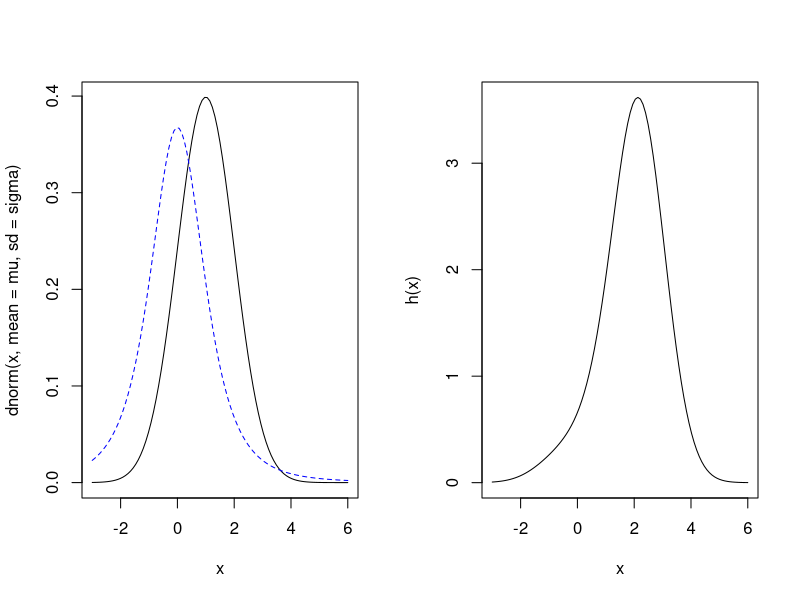
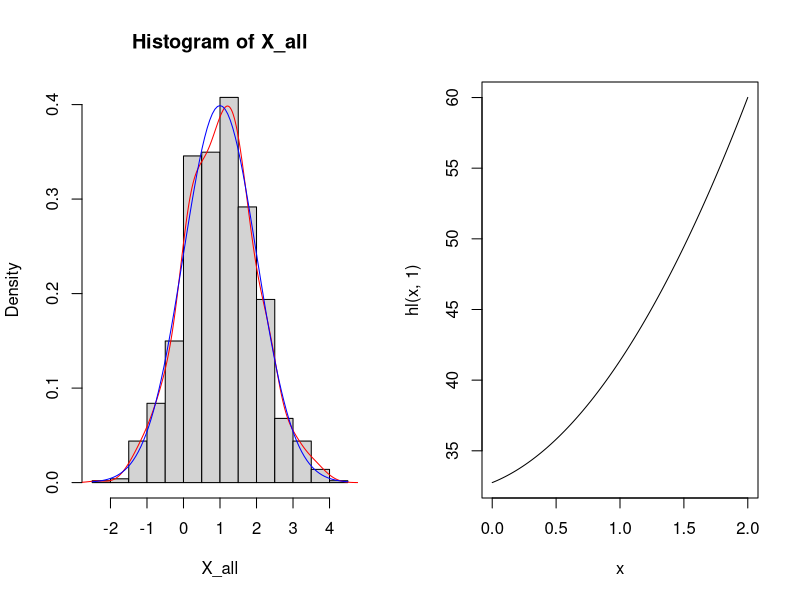
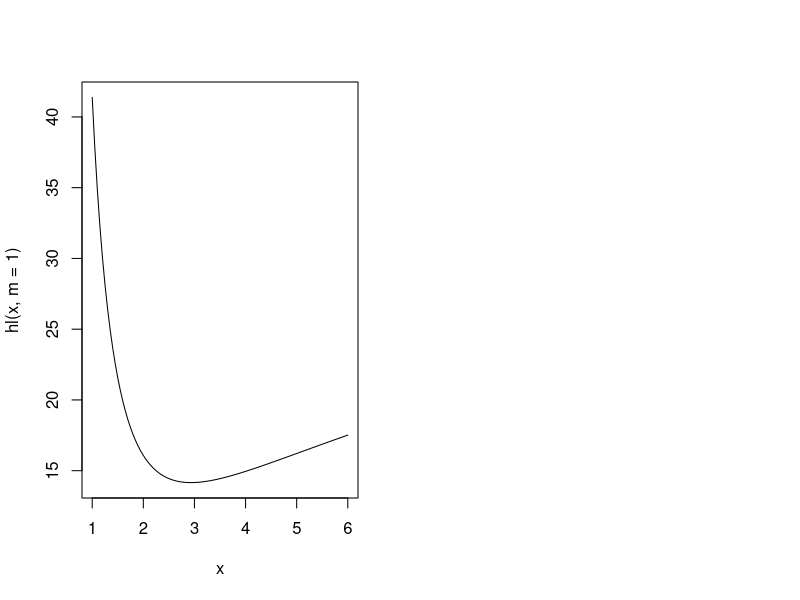
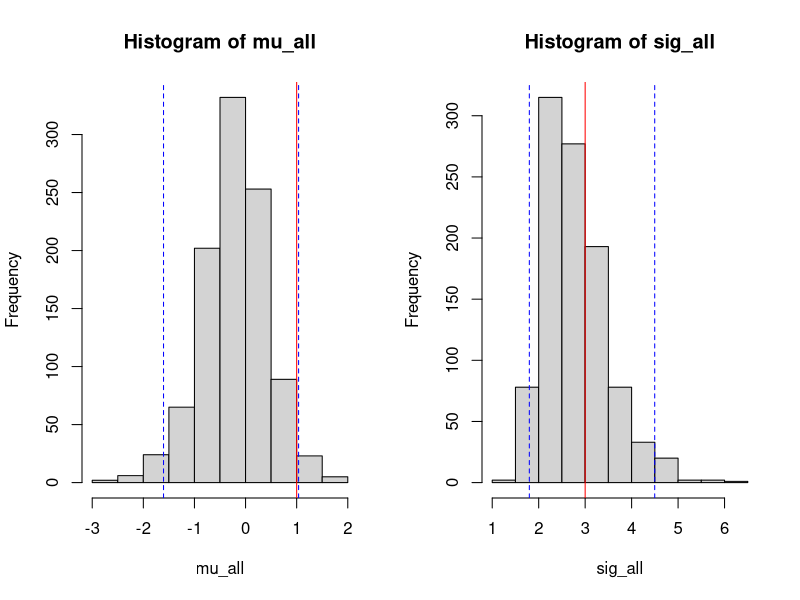

Recreate these plots in R, in order.
## ---- chunk 1
mu<-1
sigma<-1
df<-3
h<-function(x){dnorm(x,mean=mu,sd=sigma)/dt(x,df=df)}
par(mfrow=c(1,2))
curve(dnorm(x,mean=mu,sd=sigma),from= -3,to=6)
curve(dt(x,df=df),from= -3,to=6, add=TRUE,col="blue",lty=2)
curve(h,from=-3,to=6)
## ---- chunk 2
my_opt<-optim(par=0,fn=h,control=list(fnscale=-1),method="CG")
my_opt
M<-my_opt$value
## ---- chunk 3
n<-1000
current_n<-0
X_all<-numeric(n)
reps<-0
while(current_n<=n){
  reps<-reps+1
  X<-rt(1,df=df)
  p<-h(X)/M
  U<-runif(1)
  if(U<=p){
    X_all[current_n+1]=X
    current_n = current_n + 1
  }
}
reps
## ---- chunk 4
hist(X_all,freq=FALSE)
mydens<-density(X_all,bw="SJ")
points(mydens$x,mydens$y,col="red",typ="l")
curve(dnorm(x,mean=mu,sd=sigma),col="blue",add=TRUE)
## ---- chunk 5
mean(X_all)
var(X_all)
quantile(X_all,prob=c(0.025,0.975))
## ---- chunk 6
mu<-2
sigma<-1
df<-7
h<-function(x){dnorm(x,mean=mu,sd=sigma)/dt(x,df=df)}
# If you start in a bad spot then you can easily hit a flat region and get stuck.
M<-optim(par=mu,fn=h,control=list(fnscale=-1,reltol=1e-20),method="BFGS")$value

n<-100
current_n<-0
X_all<-numeric(n)
reps<-0
while(current_n<=n){
  reps<-reps+1
  X<-rt(1,df=df)
  p<-h(X)/M
  U<-runif(1)
  if(U<=p){
    X_all[current_n+1]=X
    current_n = current_n + 1
  }
}
reps
M; 1/M
## ---- chunk 7
mu0<-1
sig0<-3
n<-10
X<-rnorm(n,mean=mu0,sd=sig0)

hl<-function(m,s){
  -log(s^(-n)*exp( - (sum(X^2) - 2*sum(X)*m + n*m^2)/(2*s^2))*pi^2/2)
}

curve(hl(x,1),from=0,to=2)
curve(hl(x,m=1),from=1,to=6)

hlv<-function(y){
  -log(y[2]^(-n)*exp( - (sum(X^2) - 2*sum(X)*y[1] + n*y[1]^2)/(2*y[2]^2))*pi^2/2)
}
optim(par=c(1,1),fn=hlv)
mean(X);sd(X)
## ---- chunk 8
m_mx<-mean(X); s_mx<-sd(X)
M<-s_mx^(-n)*exp( - (sum(X^2) - 2*sum(X)*m_mx + n*m_mx^2)/(2*s_mx^2))*pi^2/2
M
## ---- chunk 9
accept_fun<-function(m,s){
  (s^(-n)*exp( - (sum(X^2) - 2*sum(X)*m + n*m^2)/(2*s^2))*pi^2/2)/M
}
## ---- chunk 10
reps<-1000
current_reps<-0
total_reps<-0
mu_all<-numeric(reps)
sig_all<-numeric(reps)
while(current_reps<=reps){
  total_reps<-total_reps+1
  mu_prop<-rt(1,df=1)
  sig_prop<-abs(rt(1,df=1))
  p<-accept_fun(mu_prop,sig_prop)
  U<-runif(1)
  if(U<=p){
    current_reps<-current_reps+1
    mu_all[current_reps]=mu_prop
    sig_all[current_reps]=sig_prop
  }
}
total_reps
## ---- chunk 11
par(mfrow=c(1,2))
hist(mu_all)
abline(v=mu0,col="red")
abline(v=quantile(mu_all,probs=c(0.025,0.975)),col="blue",lty=2)
hist(sig_all)
abline(v=sig0,col="red")
abline(v=quantile(sig_all,probs=c(0.025,0.975)),col="blue",lty=2)
